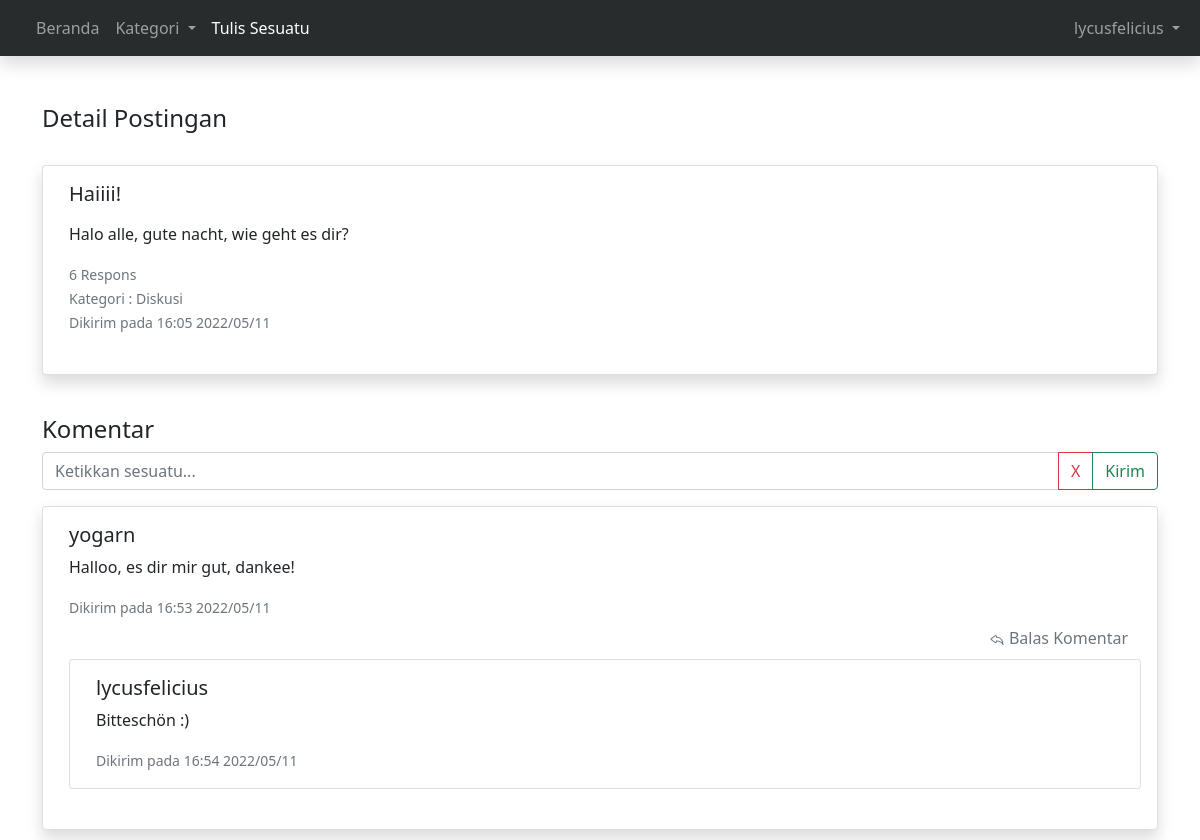
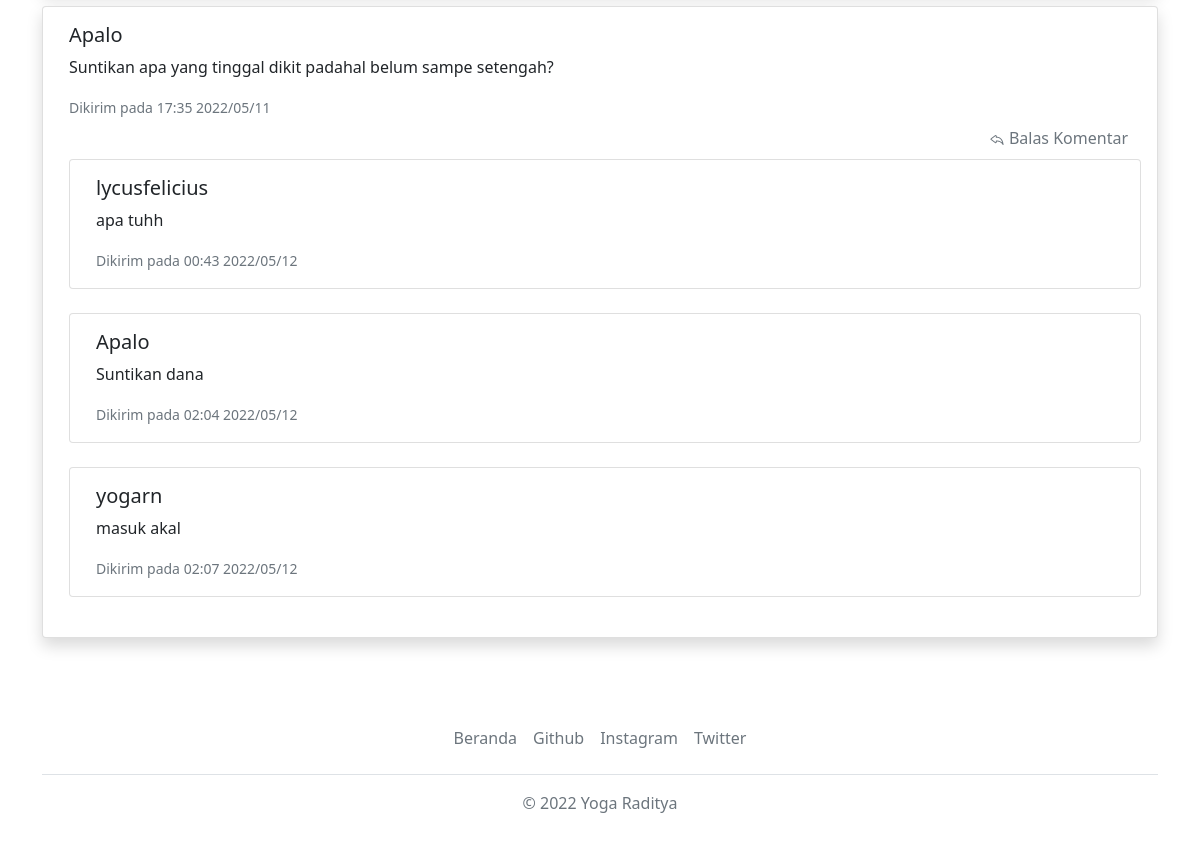
Page /post-details.php?id=18 (signed in) on the earlier database version (2 pictures, top to bottom).
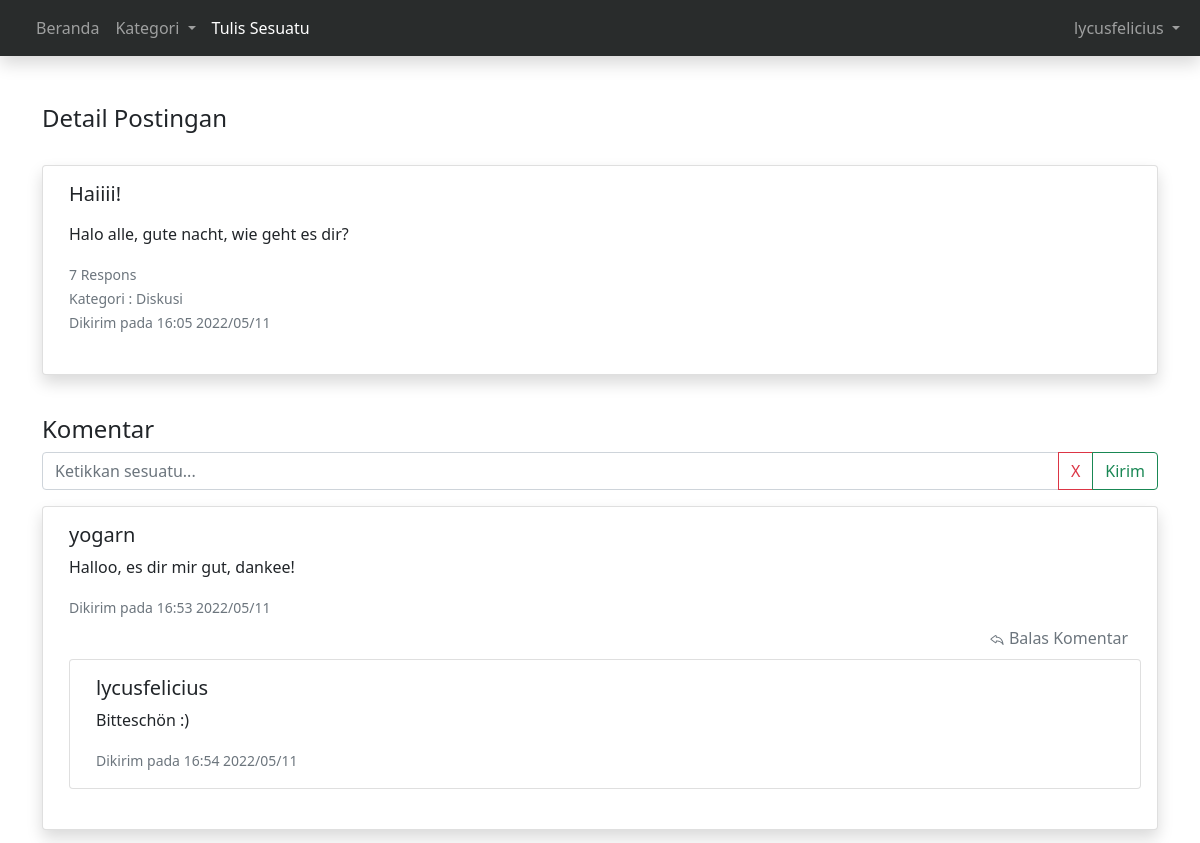
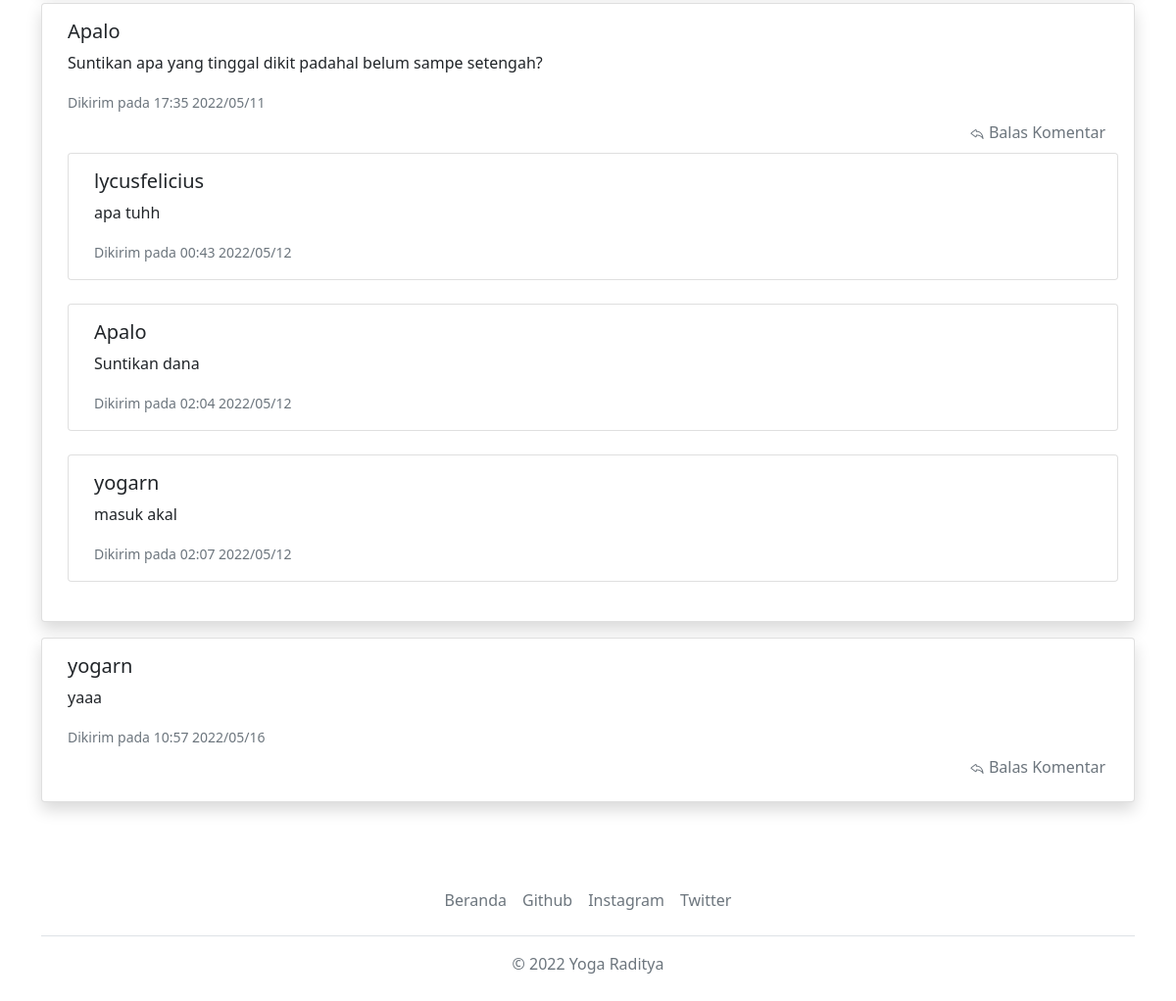
Same page on the later database version (2 pictures, top to bottom).
### tables this page shows
CREATE TABLE `post` (
  `id` int(11) NOT NULL,
  `title` text DEFAULT NULL,
  `user_id` int(11) DEFAULT NULL,
  `content` text DEFAULT NULL,
  `category` text DEFAULT NULL,
  `date` text DEFAULT NULL,
  `total_resp` int(11) DEFAULT NULL,
  `last_resp` text DEFAULT NULL
);

CREATE TABLE `comment_to_post` (
  `id` int(11) NOT NULL,
  `post_id` int(11) DEFAULT NULL,
  `content` text DEFAULT NULL,
  `date` text DEFAULT NULL,
  `user_id` int(11) DEFAULT NULL
);

CREATE TABLE `users` (
  `id` int(11) NOT NULL,
  `username` varchar(255) DEFAULT NULL,
  `email` varchar(255) DEFAULT NULL,
  `password` varchar(255) DEFAULT NULL,
  `score` int(11) DEFAULT NULL,
  `admin` tinyint(1) DEFAULT NULL
);

CREATE TABLE `reply` (
  `id` int(11) NOT NULL,
  `post_id` int(11) DEFAULT NULL,
  `comment_id` int(11) DEFAULT NULL,
  `content` text DEFAULT NULL,
  `date` text DEFAULT NULL,
  `user_id` int(11) DEFAULT NULL
);

### post-details.php (the view, shortened to what the changed rows need)
<?php
require_once("config.php");
$id = $_GET['id'];
?>
<!DOCTYPE html>
<head>
    <link href="https://cdn.jsdelivr.net/npm/bootstrap@5.0.2/dist/css/bootstrap.min.css" rel="stylesheet">
    <link rel="stylesheet" href="css/style.css">
</head>
<body>
<div class="container" style="padding-top: 80px;">
            <br>
              <br>
  <div class="row justify-content-lg-center">
    <div class="col">
    <?php
        $sql = mysqli_query($link, "SELECT * FROM `post` WHERE `id` = '$id'");
        foreach ($sql as $row) {
            $judul = $row['title'];
            $isi = $row['content'];
            $category = $row['category'];
            $date = $row['date'];
            $id = $row['id'];
            $total_resp = $row['total_resp'];
            echo '
            <div class="card mb-3 w-100 rounded shadow">
            <div class="card-body kiri-margin">
              <h5 class="card-title">'.$judul.'</h5>
              <p class="card-text">'.$isi.'</p>
              <p class="card-text"><small class="text-muted">'.$total_resp.' Respons<br>Kategori : '.$category.'<br>Dikirim pada '.$date.'<br></small><br>
              <a href="post-details.php?id='.$id.'" class="stretched-link"></a>
            </div>
          </div>';
        }
    ?>
    <br>
    <?php
            $sql = mysqli_query($link, "SELECT * FROM `comment_to_post` WHERE `post_id` = '$id'");
            $no = "1";
            foreach ($sql as $row) {
            $content = $row['content'];
            $date = $row['date'];
            $comment_id = $row['id'];
            $user_id = $row['user_id'];
            $sql = mysqli_query($link, "SELECT * FROM `users` WHERE `id`='$user_id'");
            $row = mysqli_fetch_assoc($sql);
            $username = $row['username'];
            echo '
            <div class="card mb-3 w-100 rounded shadow">
                    <div class="card-body kiri-margin">
                    <h5 class="card-title">'.$username.'</h5>
                    <p class="card-text">'.$content.'</p>
                    <p class="card-text"><small class="text-muted">Dikirim pada '.$date.'</small><br>
                    <button id="reply'.$no.'" onclick="reply('.$no.')" class="btn btn-clipboard ms-auto float-end text-muted"><svg xmlns="http://www.w3.org/2000/svg" width="16" height="16" fill="currentColor" class="bi bi-reply" viewBox="0 0 16 16">
                    <path d="M6.598 5.013a.144.144 0 0 1 .202.134V6.3a.5.5 0 0 0 .5.5c.667 0 2.013.005 3.3.822.984.624 1.99 1.76 2.595 3.876-1.02-.983-2.185-1.516-3.205-1.799a8.74 8.74 0 0 0-1.921-.306 7.404 7.404 0 0 0-.798.008h-.013l-.005.001h-.001L7.3 9.9l-.05-.498a.5.5 0 0 0-.45.498v1.153c0 .108-.11.176-.202.134L2.614 8.254a.503.503 0 0 0-.042-.028.147.147 0 0 1 0-.252.499.499 0 0 0 .042-.028l3.984-2.933zM7.8 10.386c.068 0 .143.003.223.006.434.02 1.034.086 1.7.271 1.326.368 2.896 1.202 3.94 3.08a.5.5 0 0 0 .933-.305c-.464-3.71-1.886-5.662-3.46-6.66-1.245-.79-2.527-.942-3.336-.971v-.66a1.144 1.144 0 0 0-1.767-.96l-3.994 2.94a1.147 1.147 0 0 0 0 1.946l3.994 2.94a1.144 1.144 0 0 0 1.767-.96v-.667z"/>
                  </svg> Balas Komentar</button><br>
                  <input type="hidden" class="secret_username" id="secret_username'.$no.'" name="secret_username" value="'.$username.'">
                  <input type="hidden" class="secret_comment" id="secret_comment'.$no.'" name="secret_comment" value="'.$comment_id.'">
                  ';
                  $sql = mysqli_query($link, "SELECT * FROM `reply` WHERE `comment_id` = '$comment_id'");
                  foreach ($sql as $row) {
                    $content = $row['content'];
                    $date = $row['date'];
                    $user_id = $row['user_id'];
                    $sql = mysqli_query($link, "SELECT * FROM `users` WHERE `id`='$user_id'");
                    $row = mysqli_fetch_assoc($sql);
                    $username = $row['username'];
            echo '
                  <div class="card">
        <div class="card-body rounded kiri-margin">
        <h5 class="card-title">'.$username.'</h5>
        <p class="card-text">'.$content.'</p>
        <p class="card-text"><small class="text-muted">Dikirim pada '.$date.'</small><br>
        </div>
    </div><br>';
        }
            echo '</div>
            </div>';
            $no++;
            }
          ?>
    <br>
</div>
</body>

Differences in the rows shown:
changed post "Haiiii!": total_resp "6" → "7"
added comment_to_post: user.username "yogarn", content "yaaa", date "10:57 2022/05/16"
